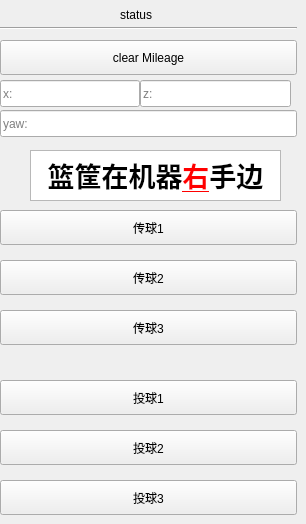
      <widget class="QWidget" name="status" native="true">
       <property name="mouseTracking">
        <bool>false</bool>
       </property>
       <widget class="QPushButton" name="status2">
        <property name="geometry">
         <rect>
          <x>0</x>
          <y>260</y>
          <width>297</width>
          <height>35</height>
         </rect>
        </property>
        <property name="text">
         <string>传球2</string>
        </property>
       </widget>
       <widget class="QPushButton" name="status1">
        <property name="geometry">
         <rect>
          <x>0</x>
          <y>210</y>
          <width>297</width>
          <height>35</height>
         </rect>
        </property>
        <property name="text">
         <string>传球1</string>
        </property>
       </widget>
       <widget class="QLabel" name="statusLable">
        <property name="geometry">
         <rect>
          <x>120</x>
          <y>5</y>
          <width>51</width>
          <height>20</height>
         </rect>
        </property>
        <property name="text">
         <string>status</string>
        </property>
       </widget>
       <widget class="QPushButton" name="status5">
        <property name="geometry">
         <rect>
          <x>0</x>
          <y>430</y>
          <width>297</width>
          <height>35</height>
         </rect>
        </property>
        <property name="text">
         <string>投球2</string>
        </property>
       </widget>
       <widget class="Line" name="statusLine">
        <property name="geometry">
         <rect>
          <x>0</x>
          <y>20</y>
          <width>297</width>
          <height>16</height>
         </rect>
        </property>
        <property name="orientation">
         <enum>Qt::Horizontal</enum>
        </property>
       </widget>
       <widget class="QPushButton" name="status3">
        <property name="geometry">
         <rect>
          <x>0</x>
          <y>310</y>
          <width>297</width>
          <height>35</height>
         </rect>
        </property>
        <property name="text">
         <string>传球3</string>
        </property>
       </widget>
       <widget class="QPushButton" name="status4">
        <property name="geometry">
         <rect>
          <x>0</x>
          <y>380</y>
          <width>297</width>
          <height>35</height>
         </rect>
        </property>
        <property name="text">
         <string>投球1</string>
        </property>
       </widget>
       <widget class="QPushButton" name="clearMileage">
        <property name="geometry">
         <rect>
          <x>0</x>
          <y>40</y>
          <width>297</width>
          <height>35</height>
         </rect>
        </property>
        <property name="text">
         <string>clear Mileage</string>
        </property>
       </widget>
       <widget class="QPushButton" name="status6">
        <property name="geometry">
         <rect>
          <x>0</x>
          <y>480</y>
          <width>297</width>
          <height>35</height>
         </rect>
        </property>
        <property name="text">
         <string>投球3</string>
        </property>
       </widget>
       <widget class="QLineEdit" name="textMileageX">
        <property name="geometry">
         <rect>
          <x>0</x>
          <y>80</y>
          <width>140</width>
          <height>27</height>
         </rect>
        </property>
        <property name="palette">
         <palette>
          <active>
           <colorrole role="ButtonText">
            <brush brushstyle="SolidPattern">
             <color alpha="255">
              <red>0</red>
              <green>0</green>
              <blue>0</blue>
             </color>
            </brush>
           </colorrole>
          </active>
          <inactive>
           <colorrole role="ButtonText">
            <brush brushstyle="SolidPattern">
             <color alpha="255">
              <red>0</red>
              <green>0</green>
              <blue>0</blue>
             </color>
            </brush>
           </colorrole>
          </inactive>
          <disabled>
           <colorrole role="ButtonText">
            <brush brushstyle="SolidPattern">
             <color alpha="255">
              <red>0</red>
              <green>0</green>
              <blue>0</blue>
             </color>
            </brush>
           </colorrole>
          </disabled>
         </palette>
        </property>
        <property name="placeholderText">
         <string>x:</string>
        </property>
       </widget>
       <widget class="QLineEdit" name="textMileageY">
        <property name="geometry">
         <rect>
          <x>140</x>
          <y>80</y>
          <width>151</width>
          <height>27</height>
         </rect>
        </property>
        <property name="palette">
         <palette>
          <active>
           <colorrole role="ButtonText">
            <brush brushstyle="SolidPattern">
             <color alpha="255">
              <red>0</red>
              <green>0</green>
              <blue>0</blue>
             </color>
            </brush>
           </colorrole>
          </active>
          <inactive>
           <colorrole role="ButtonText">
            <brush brushstyle="SolidPattern">
             <color alpha="255">
              <red>0</red>
              <green>0</green>
              <blue>0</blue>
             </color>
            </brush>
           </colorrole>
          </inactive>
          <disabled>
           <colorrole role="ButtonText">
            <brush brushstyle="SolidPattern">
             <color alpha="255">
              <red>0</red>
              <green>0</green>
              <blue>0</blue>
             </color>
            </brush>
           </colorrole>
          </disabled>
         </palette>
        </property>
        <property name="placeholderText">
         <string>z:</string>
        </property>
       </widget>
       <widget class="QLineEdit" name="textMileageYaw">
        <property name="geometry">
         <rect>
          <x>0</x>
          <y>110</y>
          <width>297</width>
          <height>27</height>
         </rect>
        </property>
        <property name="palette">
         <palette>
          <active>
           <colorrole role="ButtonText">
            <brush brushstyle="SolidPattern">
             <color alpha="255">
              <red>0</red>
              <green>0</green>
              <blue>0</blue>
             </color>
            </brush>
           </colorrole>
          </active>
          <inactive>
           <colorrole role="ButtonText">
            <brush brushstyle="SolidPattern">
             <color alpha="255">
              <red>0</red>
              <green>0</green>
              <blue>0</blue>
             </color>
            </brush>
           </colorrole>
          </inactive>
          <disabled>
           <colorrole role="ButtonText">
            <brush brushstyle="SolidPattern">
             <color alpha="255">
              <red>0</red>
              <green>0</green>
              <blue>0</blue>
             </color>
            </brush>
           </colorrole>
          </disabled>
         </palette>
        </property>
        <property name="placeholderText">
         <string>yaw:</string>
        </property>
       </widget>
       <widget class="QTextEdit" name="textEditMirror_2">
        <property name="geometry">
         <rect>
          <x>30</x>
          <y>150</y>
          <width>251</width>
          <height>51</height>
         </rect>
        </property>
        <property name="html">
         <string>&lt;!DOCTYPE HTML PUBLIC &quot;-//W3C//DTD HTML 4.0//EN&quot; &quot;http://www.w3.org/TR/REC-html40/strict.dtd&quot;&gt;
&lt;html&gt;&lt;head&gt;&lt;meta name=&quot;qrichtext&quot; content=&quot;1&quot; /&gt;&lt;style type=&quot;text/css&quot;&gt;
p, li { white-space: pre-wrap; }
&lt;/style&gt;&lt;/head&gt;&lt;body style=&quot; font-family:'Ubuntu'; font-size:11pt; font-weight:600; font-style:normal;&quot;&gt;
&lt;p align=&quot;center&quot; style=&quot; margin-top:0px; margin-bottom:0px; margin-left:0px; margin-right:0px; -qt-block-indent:0; text-indent:0px;&quot;&gt;&lt;span style=&quot; font-size:20pt;&quot;&gt;篮筐在机器&lt;/span&gt;&lt;span style=&quot; font-size:20pt; text-decoration: underline; color:#ff0000;&quot;&gt;右&lt;/span&gt;&lt;span style=&quot; font-size:20pt;&quot;&gt;手边&lt;/span&gt;&lt;/p&gt;&lt;/body&gt;&lt;/html&gt;</string>
        </property>
       </widget>
      </widget>
